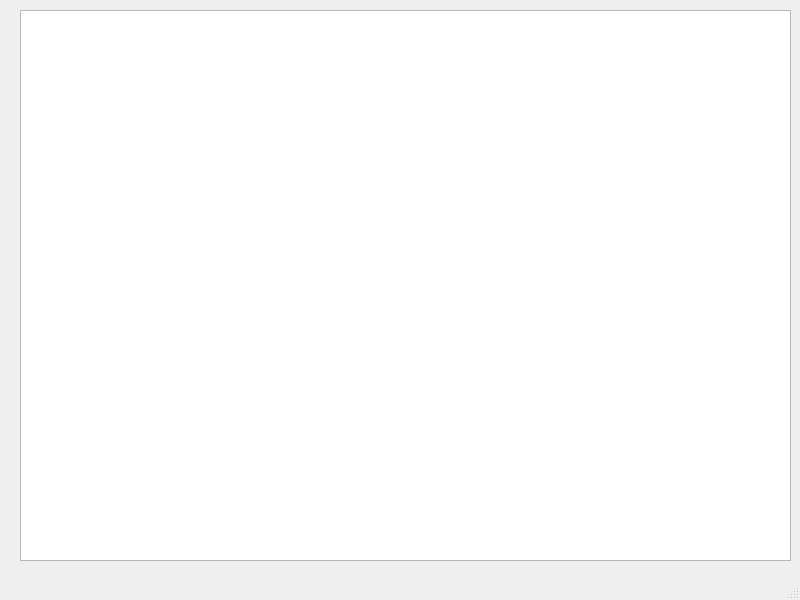
<?xml version="1.0" encoding="UTF-8"?>
<ui version="4.0">
 <class>MainWindow</class>
 <widget class="QMainWindow" name="MainWindow">
  <property name="geometry">
   <rect>
    <x>0</x>
    <y>0</y>
    <width>800</width>
    <height>600</height>
   </rect>
  </property>
  <property name="windowTitle">
   <string>MainWindow</string>
  </property>
  <widget class="QWidget" name="centralwidget">
   <widget class="QGraphicsView" name="graphicsView">
    <property name="geometry">
     <rect>
      <x>20</x>
      <y>10</y>
      <width>771</width>
      <height>551</height>
     </rect>
    </property>
   </widget>
  </widget>
  <widget class="QMenuBar" name="menubar">
   <property name="geometry">
    <rect>
     <x>0</x>
     <y>0</y>
     <width>800</width>
     <height>22</height>
    </rect>
   </property>
  </widget>
  <widget class="QStatusBar" name="statusbar"/>
 </widget>
 <resources/>
 <connections/>
</ui>
